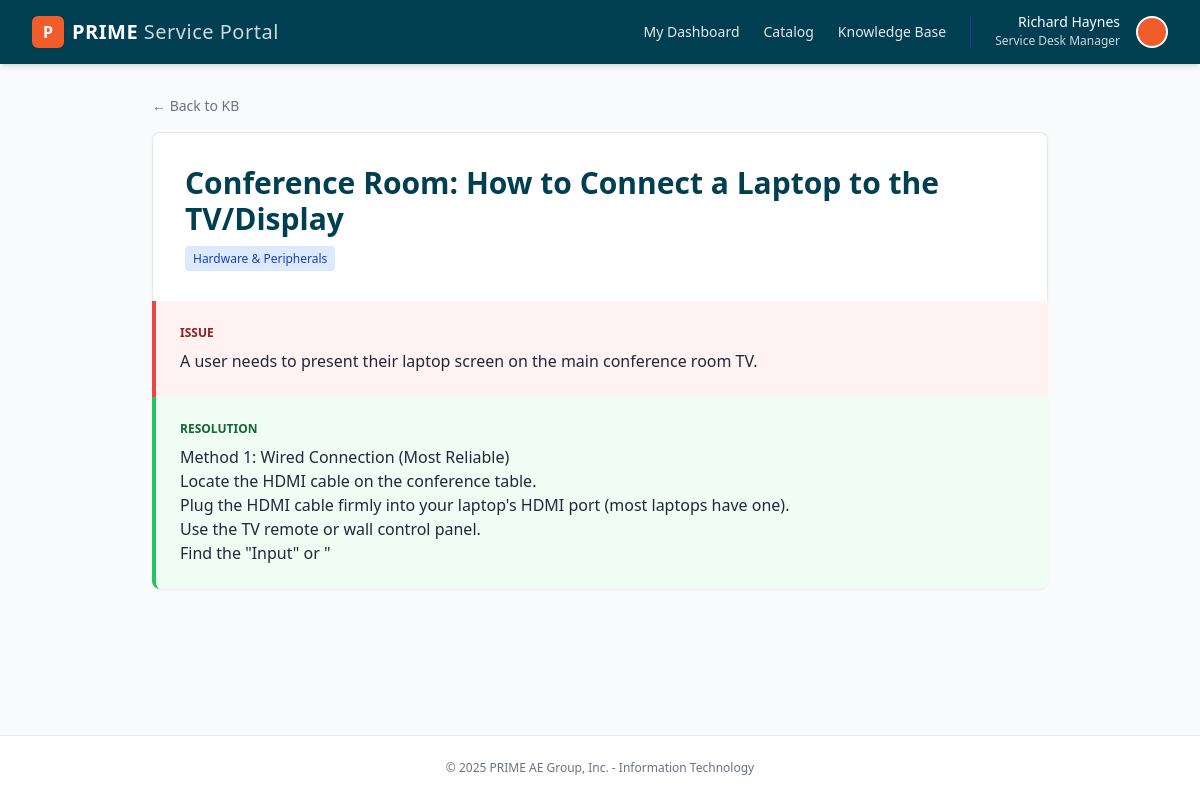
Page /kb/article/93/ on the committed database.
### knowledge_base/models.py (models this page shows, shortened)
class Article(models.Model):
    class Category(models.TextChoices):
        BUSINESS_ADMIN = 'Business & Admin Software', 'Business & Admin Software'
        DESIGN_APPS = 'Design Applications', 'Design Applications'
        HARDWARE = 'Hardware & Peripherals', 'Hardware & Peripherals'
        INTERNAL_PROCESS = 'Internal IT Processes', 'Internal IT Processes'
        NETWORKING = 'Networking & Connectivity', 'Networking & Connectivity'
        PRINTING = 'Printing & Plotting', 'Printing & Plotting'
        SECURITY = 'User Accounts & Security', 'User Accounts & Security'
    class Status(models.TextChoices):
        DRAFT = 'Draft', 'Draft'
        PENDING = 'Pending', 'Pending Approval'
        APPROVED = 'Approved', 'Approved'
    title = models.CharField(max_length=255)
    category = models.CharField(max_length=50, choices=Category.choices)
    subcategory = models.CharField(max_length=100, help_text="e.g., Adobe, Bluebeam, Outlook")
    problem = models.TextField(verbose_name="Issue / Problem")
    solution = models.TextField(verbose_name="Resolution / Solution")
    internal_notes = models.TextField(blank=True, null=True)
    status = models.CharField(max_length=20, choices=Status.choices, default=Status.DRAFT)
    author = models.ForeignKey(User, on_delete=models.SET_NULL, null=True)
    created_at = models.DateTimeField(auto_now_add=True)
    updated_at = models.DateTimeField(auto_now=True)
    connectwise_id = models.IntegerField(null=True, blank=True, unique=True)

### knowledge_base/views.py (the view)
# urls.py: path('article/<int:pk>/', views.article_detail, name='article_detail'),
def article_detail(request, pk):
    article = get_object_or_404(Article, pk=pk, status=Article.Status.APPROVED)
    return render(request, 'knowledge_base/article_detail.html', {'article': article})

### templates/knowledge_base/article_detail.html
{% extends 'base.html' %}
{% block content %}
<div class="max-w-4xl mx-auto">
    <a href="{% url 'kb_home' %}" class="text-sm text-gray-500 hover:text-prime-orange mb-4 block">&larr; Back to KB</a>
    <div class="bg-white rounded-t-lg shadow-sm border border-gray-200 p-8 border-b-0">
        <h1 class="text-3xl font-bold text-prime-navy mb-2">{{ article.title }}</h1>
        <span class="bg-blue-100 text-blue-800 px-2 py-1 rounded text-xs">{{ article.category }}</span>
    </div>
    <div class="bg-red-50 border-l-4 border-red-500 p-6">
        <h3 class="text-red-800 font-bold uppercase text-xs mb-2">Issue</h3>
        <div class="text-gray-800 whitespace-pre-wrap">{{ article.problem|linebreaks }}</div>
    </div>
    <div class="bg-green-50 border-l-4 border-green-500 p-6 rounded-b-lg shadow-sm">
        <h3 class="text-green-800 font-bold uppercase text-xs mb-2">Resolution</h3>
        <div class="text-gray-800 whitespace-pre-wrap">{{ article.solution|linebreaks }}</div>
    </div>
</div>
{% endblock %}

### rows in the picture
Article: title "Conference Room: How to Connect a Laptop to the TV/Display", category "Hardware & Peripherals", problem "A user needs to present their laptop screen on the main conference room TV.", solution "Method 1: Wired Connection (Most Reliable) Locate the HDMI cable on the conference table. Plug the HDMI cable firmly into your laptop's HDMI port (most laptops have one). Use the TV remote or wall control panel. Find the \"Input\" or \""
